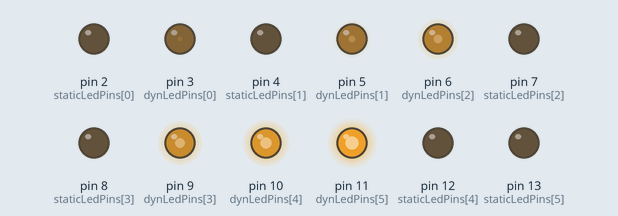
The sketch below on a simulated Arduino Uno, built with avr-gcc and run on an emulated ATmega328P. On the bench: output pins drawn as LEDs (lit = HIGH).

Above: at 0.05 s.
At 0.4 s:
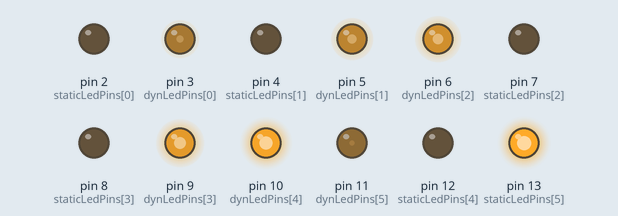
At 0.55 s:
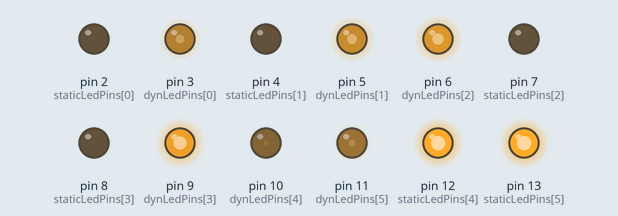
At 0.75 s:
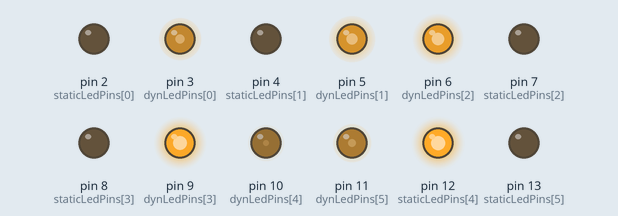
At 1.1 s:
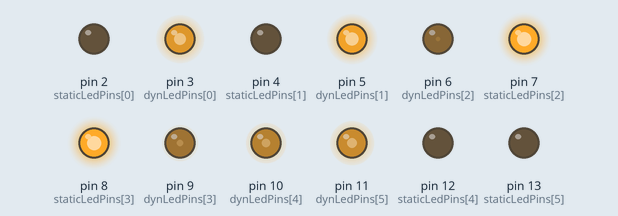
At 1.5 s:
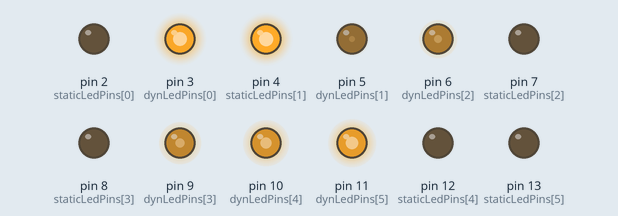
Timing chart, 0 to 3.5 s (numbered marks = the images above):
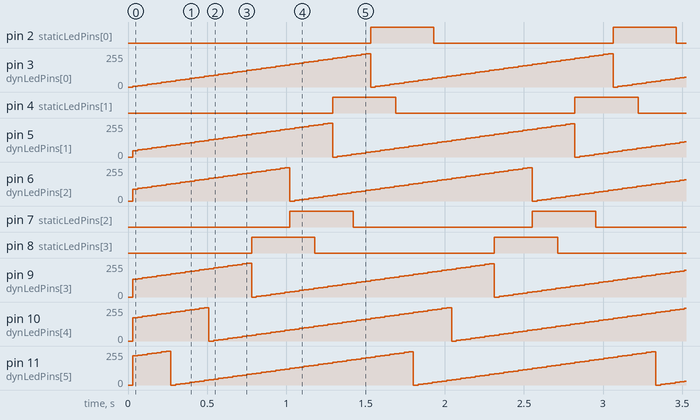

The sketch:

Rustin230500226.ino
```cpp
const int staticNumLeds = 6;
const int dynNumLeds = 6;
int staticLedPins[staticNumLeds] = {2, 4, 7, 8, 12, 13};
int dynLedPins[dynNumLeds] = {3, 5, 6, 9, 10, 11};

unsigned long previousMillis1 = 0;
unsigned long previousMillis2[dynNumLeds] = {0};
int brightness[dynNumLeds] = {0, 43, 85, 128, 170, 213}; // Adjusted values to be integers
int fadeAmount = 5; // Amount to change the brightness, adjusted for smoother fading

void setup() {
  for (int i = 0; i < staticNumLeds; i++) {
    pinMode(staticLedPins[i], OUTPUT);
  }
  for (int i = 0; i < dynNumLeds; i++) {
    pinMode(dynLedPins[i], OUTPUT);
  }
}

void loop() {
  unsigned long currentMillis = millis();
  int interval = 30;

  if (currentMillis - previousMillis1 >= interval) {
    previousMillis1 = currentMillis;

    for (int i = 0; i < dynNumLeds; i++) {
      brightness[i] = brightness[i] + fadeAmount;

      if (brightness[i] >= 255) {
        brightness[i] = 0;
        digitalWrite(staticLedPins[i], HIGH);
        previousMillis2[i] = currentMillis;
      }
      analogWrite(dynLedPins[i], brightness[i]);
    }
  }

  for (int i = 0; i < staticNumLeds; i++) {
    if (digitalRead(staticLedPins[i]) == HIGH && (currentMillis - previousMillis2[i] >= 400)) {
      digitalWrite(staticLedPins[i], LOW);
    }
  }
}
```

Measured:
- by itself, pin 3 (dynLedPins[0]), pin 6 (dynLedPins[2]), pin 10 (dynLedPins[4]): ramps from 0/255 to 250/255 and jumps back, once every 1.5 s
- by itself, pin 5 (dynLedPins[1]), pin 9 (dynLedPins[3]), pin 11 (dynLedPins[5]): ramps from 0/255 to 253/255 and jumps back, once every 1.5 s
- by itself, pin 2 (staticLedPins[0]), pin 4 (staticLedPins[1]), pin 7 (staticLedPins[2]), pin 8 (staticLedPins[3]), pin 12 (staticLedPins[4]), pin 13 (staticLedPins[5]): alternates HIGH for 0.40 s and LOW for 1.1 s
